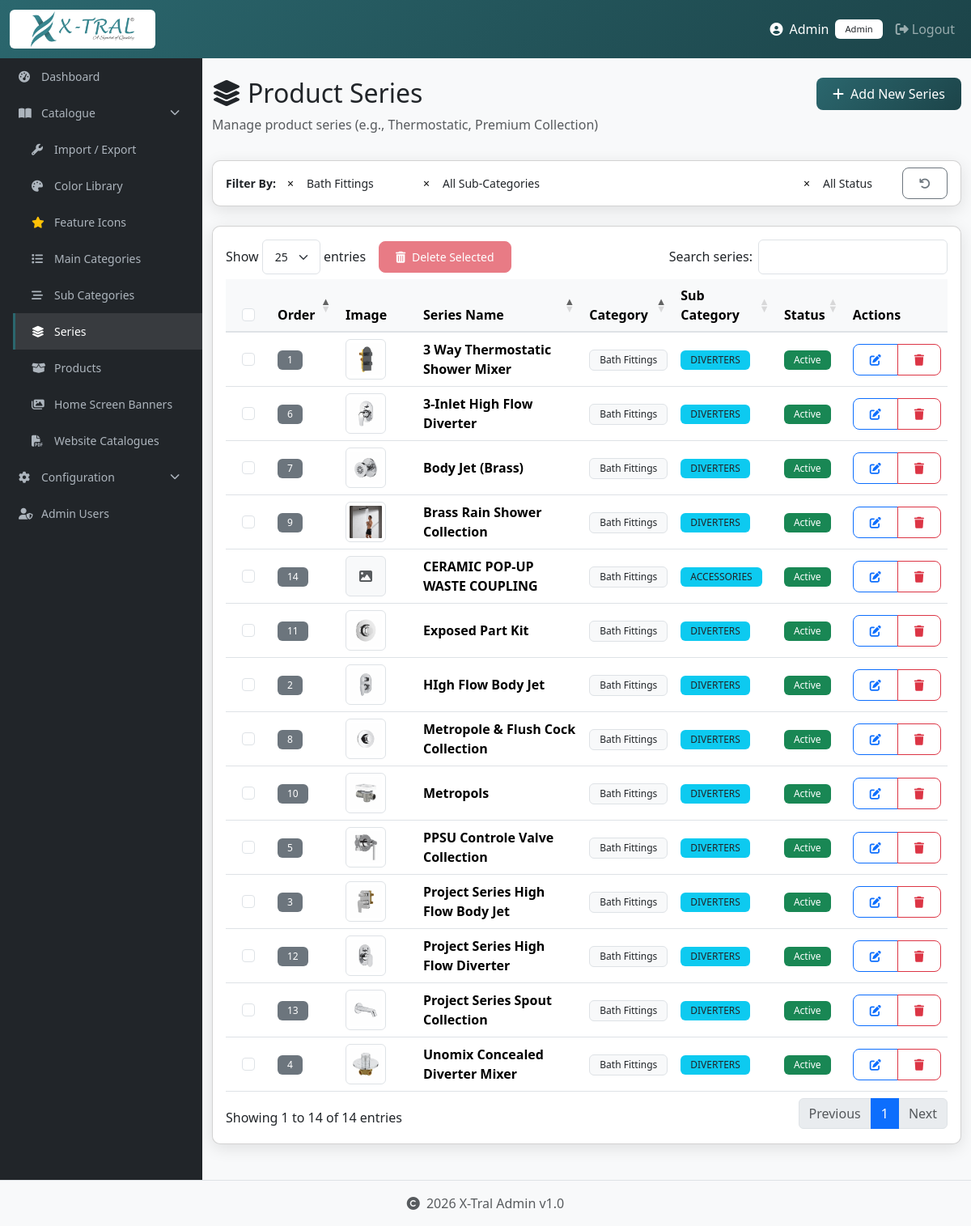
Screenshot of /modules/catalogue/series/list.php?category_id=2 (signed in) with the database file from the repository.
### tables this page shows
CREATE TABLE `catalogue_series` (
  `id` int(11) NOT NULL,
  `category_id` int(11) NOT NULL,
  `sub_category_id` int(11) DEFAULT NULL,
  `name` varchar(100) NOT NULL,
  `image_url` varchar(255) DEFAULT NULL,
  `description` text DEFAULT NULL,
  `display_order` int(11) DEFAULT 0,
  `is_active` tinyint(1) DEFAULT 1,
  `created_at` timestamp NOT NULL DEFAULT current_timestamp(),
  `updated_at` timestamp NOT NULL DEFAULT current_timestamp() ON UPDATE current_timestamp()
);

CREATE TABLE `catalogue_categories` (
  `id` int(11) NOT NULL,
  `name` varchar(100) NOT NULL,
  `image_url` varchar(255) DEFAULT NULL,
  `description` text DEFAULT NULL,
  `display_order` int(11) DEFAULT 0,
  `is_active` tinyint(1) DEFAULT 1,
  `has_dual_price` tinyint(1) DEFAULT 0,
  `created_at` timestamp NOT NULL DEFAULT current_timestamp(),
  `updated_at` timestamp NOT NULL DEFAULT current_timestamp() ON UPDATE current_timestamp()
);

CREATE TABLE `catalogue_sub_categories` (
  `id` int(11) NOT NULL,
  `category_id` int(11) NOT NULL,
  `name` varchar(100) NOT NULL,
  `image_url` varchar(255) DEFAULT NULL,
  `description` text DEFAULT NULL,
  `display_order` int(11) DEFAULT 0,
  `is_active` tinyint(1) DEFAULT 1,
  `created_at` timestamp NOT NULL DEFAULT current_timestamp(),
  `updated_at` timestamp NOT NULL DEFAULT current_timestamp() ON UPDATE current_timestamp()
);

### config/db.php (called while the page is built, shortened)
<?php
function getDBConnection()
{
    static $pdo = null;
    if ($pdo === null) {
        try {
            $dsn = "mysql:host=" . DB_HOST . ";dbname=" . DB_NAME . ";charset=" . DB_CHARSET;
            $options = [
                PDO::ATTR_ERRMODE => PDO::ERRMODE_EXCEPTION,
                PDO::ATTR_DEFAULT_FETCH_MODE => PDO::FETCH_ASSOC,
                PDO::ATTR_EMULATE_PREPARES => false,
            ];
            $pdo = new PDO($dsn, DB_USER, DB_PASS, $options);
            $pdo->exec("SET time_zone = '+05:30'");
        } catch (PDOException $e) {
            logError('Database Connection Error: ' . $e->getMessage());
            if (defined('API_JSON_RESPONSE')) {
                throw new Exception('Database connection failed: ' . $e->getMessage());
            }
            die('Database connection failed. Please check your configuration.');
        }
    }
    return $pdo;
}
function query($sql, $params = [])
{
    $pdo = getDBConnection();
    $stmt = $pdo->prepare($sql);
    $stmt->execute($params);
    return $stmt;
}
function fetchAll($sql, $params = [])
{
    $stmt = query($sql, $params);
    return $stmt->fetchAll();
}

### modules/catalogue/series/list.php (the view, shortened to what this page needs)
<?php
require_once dirname(__DIR__, 3) . '/config/db.php';
$categoryId = isset($_GET['category_id']) && $_GET['category_id'] !== '' ? (int)$_GET['category_id'] : '';
$sql = "SELECT s.*, c.name as category_name, sc.name as sub_category_name
        FROM catalogue_series s
        JOIN catalogue_categories c ON s.category_id = c.id
        LEFT JOIN catalogue_sub_categories sc ON s.sub_category_id = sc.id";
$where = [];
$params = [];
if ($categoryId !== '') {
    $where[] = "s.category_id = ?";
    $params[] = $categoryId;
}
if (!empty($where)) {
    $sql .= " WHERE " . implode(" AND ", $where);
}
$sql .= " ORDER BY c.name ASC, sc.name ASC, s.display_order ASC, s.name ASC";
$series = fetchAll($sql, $params);
$additionalCSS = '<link href="https://cdn.jsdelivr.net/npm/select2@4.1.0-rc.0/dist/css/select2.min.css" rel="stylesheet">
<link href="https://cdn.jsdelivr.net/npm/select2-bootstrap-5-theme@1.3.0/dist/select2-bootstrap-5-theme.min.css" rel="stylesheet">
<style>
    /* ── Select2 small size vertical-center fix ── */
    .select2-container--bootstrap-5 .select2-selection--single {
        height: 31px !important;
        display: flex !important;
        align-items: center !important;
        font-size: .875rem;
    }
    .select2-container--bootstrap-5 .select2-selection--single .select2-selection__rendered {
        line-height: normal !important;
        padding: 0 28px 0 10px !important;
        width: 100%;
    }
    .select2-container--bootstrap-5 .select2-selection--single .select2-selection__arrow {
        height: 31px !important;
        top: 0 !important;
    }
    .select2-container--bootstrap-5 .select2-selection--single .select2-selection__clear {
        margin-top: 0 !important;
        line-height: 1 !important;
    }
    /* ── Filter bar full-width flex layout ── */
    .filter-bar-form {
        display: flex;
        flex-wrap: wrap;
        align-items: center;
        gap: 8px;
    }
    .filter-bar-form .filter-label {
        font-size: .875rem;
        font-weight: 600;
        white-space: nowrap;
    }
    .filter-bar-form .filter-item {
        flex: 0 0 160px;   /* Category — fixed small */
    }
    .filter-bar-form .filter-item.filter-grow {
        flex: 1 1 0;       /* Sub-Category — takes remaining space */
        min-width: 180px;
    }
    .filter-bar-form .filter-item.filter-sm {
        flex: 0 0 120px;   /* Status — fixed small */
    }
    .filter-bar-form .filter-item .select2-container {
        width: 100% !important;
    }
    .filter-bar-form .filter-reset {
        flex: 0 0 auto;
    }
</style>';
include dirname(__DIR__, 3) . '/includes/header.php';
?>
<div class="container-fluid py-4">
    <div class="row mb-3">
        <div class="col-md-8">
            <h2><i class="fas fa-layer-group me-2"></i>Product Series</h2>
            <p class="text-muted">Manage product series (e.g., Thermostatic, Premium Collection)</p>
        </div>
        <div class="col-md-4 text-end">
            <a href="create.php" class="btn btn-primary">
                <i class="fas fa-plus me-2"></i>Add New Series
            </a>
        </div>
    </div>
    <div class="card shadow mb-4">
        <div class="card-body py-2">
            <form method="GET" id="filterForm" class="filter-bar-form">
                <span class="filter-label">Filter By:</span>
                <div class="filter-item">
                </div>
                <div class="filter-item filter-grow">
                </div>
                <div class="filter-item filter-sm">
                </div>
                <div class="filter-reset">
                    <a href="list.php" class="btn btn-sm btn-outline-secondary" title="Reset Filters">
                        <i class="fas fa-undo"></i>
                    </a>
                </div>
            </form>
        </div>
    </div>
    <div class="card shadow">
        <div class="card-body">
            <form action="delete_bulk.php" method="POST" id="bulkDeleteForm">
            <div class="table-responsive">
                <table class="table table-hover align-middle" id="seriesTable">
                    <thead>
                        <tr>
                            <th width="40" class="text-center">
                                <input class="form-check-input" type="checkbox" id="selectAll">
                            </th>
                            <th width="50">Order</th>
                            <th width="80">Image</th>
                            <th>Series Name</th>
                            <th>Category</th>
                            <th>Sub Category</th>
                            <th>Status</th>
                            <th>Actions</th>
                        </tr>
                    </thead>
                    <tbody>
                        <?php foreach ($series as $item): ?>
                        <tr>
                            <td class="text-center">
                                <input class="form-check-input row-checkbox" type="checkbox" name="series_ids[]" value="<?= $item['id'] ?>">
                            </td>
                            <td>
                                <span class="badge bg-secondary"><?= $item['display_order'] ?></span>
                            </td>
                            <td>
                                <?php if (!empty($item['image_url'])): ?>
                                    <img src="../../../uploads/catalogue/series/<?= htmlspecialchars($item['image_url']) ?>"
                                         class="img-thumbnail"
                                         style="width: 50px; height: 50px; object-fit: cover;"
                                         alt="<?= htmlspecialchars($item['name']) ?>">
                                <?php else: ?>
                                    <div class="bg-light d-flex align-items-center justify-content-center text-muted border rounded"
                                         style="width: 50px; height: 50px;">
                                        <i class="fas fa-image"></i>
                                    </div>
                                <?php endif; ?>
                            </td>
                            <td>
                                <strong><?= htmlspecialchars($item['name']) ?></strong>
                            </td>
                            <td>
                                <span class="badge bg-light text-dark border">
                                    <?= htmlspecialchars($item['category_name']) ?>
                                </span>
                            </td>
                            <td>
                                <?php if ($item['sub_category_name']): ?>
                                    <span class="badge bg-info text-dark">
                                        <?= htmlspecialchars($item['sub_category_name']) ?>
                                    </span>
                                <?php else: ?>
                                    <span class="text-muted small"><em>Direct (3-Tier)</em></span>
                                <?php endif; ?>
                            </td>
                            <td>
                                <?php if ($item['is_active']): ?>
                                    <span class="badge bg-success">Active</span>
                                <?php else: ?>
                                    <span class="badge bg-secondary">Inactive</span>
                                <?php endif; ?>
                            </td>
                            <td>
                                <div class="btn-group btn-group-sm">
                                    <a href="edit.php?id=<?= $item['id'] ?>"
                                       class="btn btn-outline-primary"
                                       title="Edit">
                                        <i class="fas fa-edit"></i>
                                    </a>
                                    <button type="button"
                                            class="btn btn-outline-danger"
                                            onclick="confirmDelete(<?= $item['id'] ?>, '<?= htmlspecialchars($item['name']) ?>')"
                                            title="Delete">
                                        <i class="fas fa-trash"></i>
                                    </button>
                                </div>
                            </td>
                        </tr>
                        <?php endforeach; ?>
                    </tbody>
                </table>
            </div>
            </form>
        </div>
    </div>
</div>
<?php include dirname(__DIR__, 3) . '/includes/footer.php'; ?>

### assets/css/custom.css (style rules this page uses)
:root { --primary-color: #2B676E; --primary-dark: #1C4449; --primary-rgb: 43, 103, 110; --sidebar-width: 250px; --navbar-height: 60px; }
body { font-family: 'Segoe UI', Tahoma, Geneva, Verdana, sans-serif; background: #f8f9fa; }
.card { border-radius: 10px; margin-bottom: 20px; }
.btn { border-radius: 8px; padding: 8px 20px; font-weight: 500; transition: all 0.3s; }
.btn-primary { background: linear-gradient(135deg, var(--primary-color), var(--primary-dark)); border: none; }
.badge { padding: 6px 12px; font-weight: 500; border-radius: 6px; }
table.dataTable thead th { background: #f8f9fa; font-weight: 600; border-bottom: 2px solid #dee2e6; }
.shadow { box-shadow: 0 5px 20px rgba(0, 0, 0, 0.1) !important; }

### modules/catalogue/series/list.php (style rules this page uses)
.filter-bar-form { display: flex; flex-wrap: wrap; align-items: center; gap: 8px; }
.filter-bar-form .filter-label { font-size: .875rem; font-weight: 600; white-space: nowrap; }
.filter-bar-form .filter-item { flex: 0 0 160px; }
.filter-bar-form .filter-item.filter-grow { flex: 1 1 0; min-width: 180px; }
.filter-bar-form .filter-item.filter-sm { flex: 0 0 120px; }
.filter-bar-form .filter-reset { flex: 0 0 auto; }

### rows the page displays
catalogue_series: display_order "14", name "CERAMIC POP-UP WASTE COUPLING", category.name "Bath Fittings", sub_category.name "ACCESSORIES", is_active "Active"
catalogue_series: display_order "1", image_url (picture), name "3 Way Thermostatic Shower Mixer", category.name "Bath Fittings", sub_category.name "DIVERTERS", is_active "Active"
catalogue_series: display_order "2", image_url (picture), name "HIgh Flow Body Jet", category.name "Bath Fittings", sub_category.name "DIVERTERS", is_active "Active"
catalogue_series: display_order "3", image_url (picture), name "Project Series High Flow Body Jet", category.name "Bath Fittings", sub_category.name "DIVERTERS", is_active "Active"
catalogue_series: display_order "4", image_url (picture), name "Unomix Concealed Diverter Mixer", category.name "Bath Fittings", sub_category.name "DIVERTERS", is_active "Active"
catalogue_series: display_order "5", image_url (picture), name "PPSU Controle Valve Collection", category.name "Bath Fittings", sub_category.name "DIVERTERS", is_active "Active"
catalogue_series: display_order "6", image_url (picture), name "3-Inlet High Flow Diverter", category.name "Bath Fittings", sub_category.name "DIVERTERS", is_active "Active"
catalogue_series: display_order "7", image_url (picture), name "Body Jet (Brass)", category.name "Bath Fittings", sub_category.name "DIVERTERS", is_active "Active"
catalogue_series: display_order "8", image_url (picture), name "Metropole & Flush Cock Collection", category.name "Bath Fittings", sub_category.name "DIVERTERS", is_active "Active"
catalogue_series: display_order "9", image_url (picture), name "Brass Rain Shower Collection", category.name "Bath Fittings", sub_category.name "DIVERTERS", is_active "Active"
catalogue_series: display_order "10", image_url (picture), name "Metropols", category.name "Bath Fittings", sub_category.name "DIVERTERS", is_active "Active"
catalogue_series: display_order "11", image_url (picture), name "Exposed Part Kit", category.name "Bath Fittings", sub_category.name "DIVERTERS", is_active "Active"
catalogue_series: display_order "12", image_url (picture), name "Project Series High Flow Diverter", category.name "Bath Fittings", sub_category.name "DIVERTERS", is_active "Active"
catalogue_series: display_order "13", image_url (picture), name "Project Series Spout Collection", category.name "Bath Fittings", sub_category.name "DIVERTERS", is_active "Active"

### other values shown
getAdminName() "Admin"
getRoleLabel($_navRole) "Admin"
